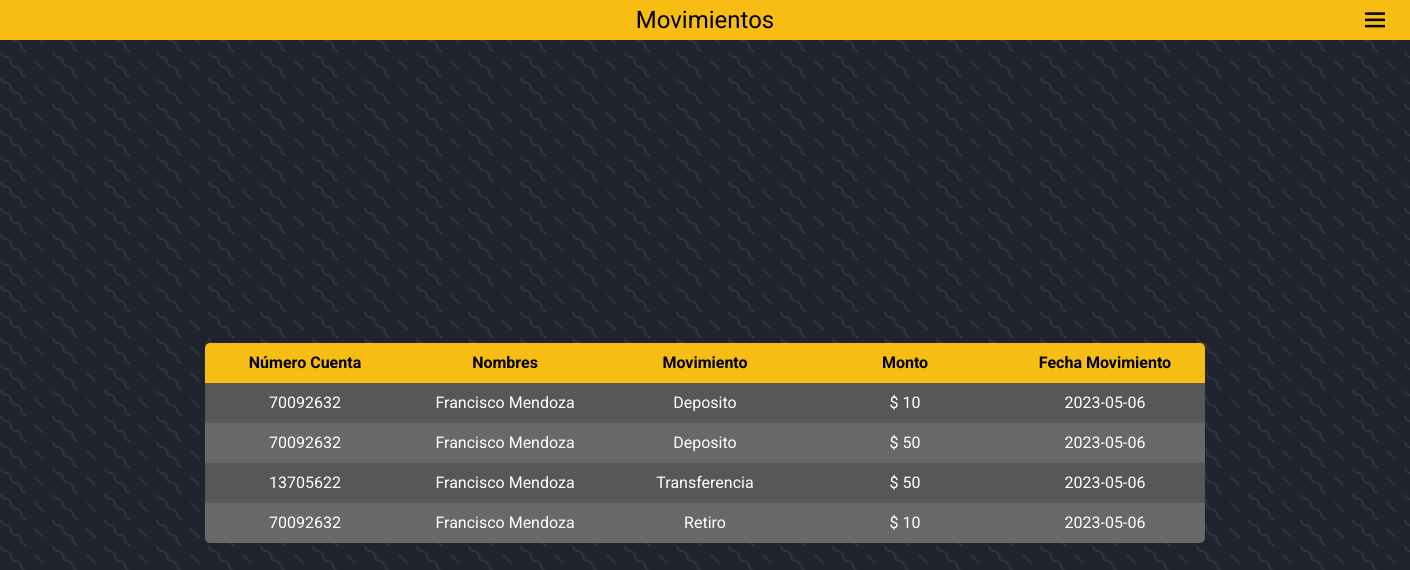
The page /Vista/movimientos.php (signed in) on the database its author committed.
### tables this page shows
CREATE TABLE IF NOT EXISTS `movimientos` (
  `id` int NOT NULL AUTO_INCREMENT,
  `nombre` varchar(50) NOT NULL,
  `apellido` varchar(50) NOT NULL,
  `correo` varchar(100) NOT NULL,
  `tipoTransac` varchar(15) NOT NULL,
  `monto` double NOT NULL,
  `numerocuenta` varchar(8) NOT NULL,
  `idCliente` int NOT NULL,
  `fechaTransac` date NOT NULL,
  PRIMARY KEY (`id`)
);

### Vista/movimientos.php (the view, shortened to what this page needs)
<?php
    $usuario =  $_SESSION['idCliente'];
?>
<?php
    include_once ("../Modelo/Conexion.php");
    $consulta = "SELECT numerocuenta, nombre, apellido, tipoTransac, monto, fechaTransac  FROM movimientos WHERE idCliente = :idCliente";
    $stmt = $db->prepare($consulta);
    $stmt->execute([':idCliente' => $usuario]);
    $resultados = $stmt->fetchAll(PDO::FETCH_ASSOC);
?>
<!DOCTYPE html>
<html lang="es">
<head>
    <link href='https://unpkg.com/boxicons@2.1.4/css/boxicons.min.css' rel='stylesheet'>
    <link rel="stylesheet" href="css/movimientos.css">
</head>
<body>
    <header>
        <h2> Movimientos</h2>
        <i class='bx bx-menu' id="mostrar"></i>
    </header>
    <div class="container">
        <table>
            <thead>
                <tr>
                    <th>Número Cuenta </th>
                    <th>Nombres </th>
                    <th>Movimiento</th>
                    <th>Monto</th>
                    <th>Fecha Movimiento</th>
                </tr>
            </thead>
            <tbody>
                <?php
                    foreach ($resultados as $fila):
                ?>
                    <tr>
                        <td><?php echo $numerocuenta = $fila['numerocuenta']; ?></td>
                        <td><?php echo $fila['nombre']; ?> <?php echo $fila['apellido']; ?></td>
                        <td><?php echo $fila['tipoTransac']; ?></td>
                        <td>$ <?php echo $fila['monto']; ?></td>
                        <td><?php echo $fila['fechaTransac']; ?></td>
                    </tr>
                <?php endforeach; ?>
            </tbody>
        </table>
    </div>
</body>
</html>

### Vista/css/movimientos.css (style rules this page uses)
* { padding: 0; margin:0; box-sizing: border-box; font-family: 'Roboto', sans-serif; user-select: none; }
:root { --text-color: #FFFFFF; --principal-color: #F7BD12; --principal-color-shadow: #DAA402; --font: #20242E; --icon-shadow: #414141; --card-shadow: #4b4b4b; --link-color: #000000; --card-color: #EEEEEE; }
body { width: 100%; height: 100vh; background: var(--font); overflow-x: hidden; }
header { width: 100%; height: 40px; background: var(--principal-color); position: relative; padding: 20px; display: flex; justify-content: center; align-items: center; }
.bx-menu { font-size: 30px; position: absolute; right: 20px; cursor: pointer; transition: 0.4s; }
h2 { font-weight: normal; }
.container { width: 100%; height: 100%; padding: 20px 10px 15px; display: flex; justify-content: center; align-items: center; }
table { border-radius: 5px; overflow: hidden; border-collapse: collapse; }
th, td { width: 200px; height:40px; padding: 5px; text-align: center; }
thead tr th { background: var(--principal-color); }
tbody { color: var(--text-color); }
tbody tr:nth-child(odd) { background-color: #565756; }
tbody tr:nth-child(even) { background-color: #686868; }

### rows shown on the page
movimientos: numerocuenta "70092632", nombre "Francisco", apellido "Mendoza", tipoTransac "Deposito", monto "10", fechaTransac "2023-05-06"
movimientos: numerocuenta "70092632", nombre "Francisco", apellido "Mendoza", tipoTransac "Deposito", monto "50", fechaTransac "2023-05-06"
movimientos: numerocuenta "13705622", nombre "Francisco", apellido "Mendoza", tipoTransac "Transferencia", monto "50", fechaTransac "2023-05-06"
movimientos: numerocuenta "70092632", nombre "Francisco", apellido "Mendoza", tipoTransac "Retiro", monto "10", fechaTransac "2023-05-06"
